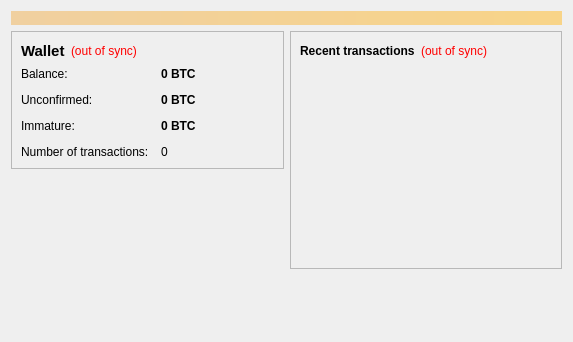
<?xml version="1.0" encoding="UTF-8"?>
<ui version="4.0">
 <class>OverviewPage</class>
 <widget class="QWidget" name="OverviewPage">
  <property name="geometry">
   <rect>
    <x>0</x>
    <y>0</y>
    <width>573</width>
    <height>342</height>
   </rect>
  </property>
  <property name="windowTitle">
   <string>Form</string>
  </property>
  <layout class="QVBoxLayout" name="topLayout">
   <item>
    <widget class="QLabel" name="labelAlerts">
     <property name="visible">
      <bool>false</bool>
     </property>
     <property name="styleSheet">
      <string notr="true">background-color: qlineargradient(x1: 0, y1: 0, x2: 1, y2: 0, stop:0 #F0D0A0, stop:1 #F8D488); color:#000000;</string>
     </property>
     <property name="wordWrap">
      <bool>true</bool>
     </property>
     <property name="margin">
      <number>3</number>
     </property>
    </widget>
   </item>
   <item>
    <layout class="QHBoxLayout" name="horizontalLayout" stretch="1,1">
     <item>
      <layout class="QVBoxLayout" name="verticalLayout_2">
       <item>
        <widget class="QFrame" name="frame">
         <property name="frameShape">
          <enum>QFrame::StyledPanel</enum>
         </property>
         <property name="frameShadow">
          <enum>QFrame::Raised</enum>
         </property>
         <layout class="QVBoxLayout" name="verticalLayout_4">
          <item>
           <layout class="QHBoxLayout" name="horizontalLayout_4">
            <item>
             <widget class="QLabel" name="label_5">
              <property name="font">
               <font>
                <pointsize>11</pointsize>
                <weight>75</weight>
                <bold>true</bold>
               </font>
              </property>
              <property name="text">
               <string>Wallet</string>
              </property>
             </widget>
            </item>
            <item>
             <widget class="QLabel" name="labelWalletStatus">
              <property name="toolTip">
               <string>The displayed information may be out of date. Your wallet automatically synchronizes with the Bytecoin network after a connection is established, but this process has not completed yet.</string>
              </property>
              <property name="styleSheet">
               <string notr="true">QLabel { color: red; }</string>
              </property>
              <property name="text">
               <string notr="true">(out of sync)</string>
              </property>
              <property name="alignment">
               <set>Qt::AlignLeading|Qt::AlignLeft|Qt::AlignVCenter</set>
              </property>
             </widget>
            </item>
            <item>
             <spacer name="horizontalSpacer_2">
              <property name="orientation">
               <enum>Qt::Horizontal</enum>
              </property>
              <property name="sizeHint" stdset="0">
               <size>
                <width>40</width>
                <height>20</height>
               </size>
              </property>
             </spacer>
            </item>
           </layout>
          </item>
          <item>
           <layout class="QFormLayout" name="formLayout_2">
            <property name="fieldGrowthPolicy">
             <enum>QFormLayout::AllNonFixedFieldsGrow</enum>
            </property>
            <property name="horizontalSpacing">
             <number>12</number>
            </property>
            <property name="verticalSpacing">
             <number>12</number>
            </property>
            <item row="0" column="0">
             <widget class="QLabel" name="label">
              <property name="text">
               <string>Balance:</string>
              </property>
             </widget>
            </item>
            <item row="0" column="1">
             <widget class="QLabel" name="labelBalance">
              <property name="font">
               <font>
                <weight>75</weight>
                <bold>true</bold>
               </font>
              </property>
              <property name="cursor">
               <cursorShape>IBeamCursor</cursorShape>
              </property>
              <property name="toolTip">
               <string>Your current balance</string>
              </property>
              <property name="text">
               <string notr="true">0 BTC</string>
              </property>
              <property name="textInteractionFlags">
               <set>Qt::LinksAccessibleByMouse|Qt::TextSelectableByKeyboard|Qt::TextSelectableByMouse</set>
              </property>
             </widget>
            </item>
            <item row="1" column="0">
             <widget class="QLabel" name="label_3">
              <property name="text">
               <string>Unconfirmed:</string>
              </property>
             </widget>
            </item>
            <item row="1" column="1">
             <widget class="QLabel" name="labelUnconfirmed">
              <property name="font">
               <font>
                <weight>75</weight>
                <bold>true</bold>
               </font>
              </property>
              <property name="cursor">
               <cursorShape>IBeamCursor</cursorShape>
              </property>
              <property name="toolTip">
               <string>Total of transactions that have yet to be confirmed, and do not yet count toward the current balance</string>
              </property>
              <property name="text">
               <string notr="true">0 BTC</string>
              </property>
              <property name="textInteractionFlags">
               <set>Qt::LinksAccessibleByMouse|Qt::TextSelectableByKeyboard|Qt::TextSelectableByMouse</set>
              </property>
             </widget>
            </item>
            <item row="3" column="0">
             <widget class="QLabel" name="label_2">
              <property name="text">
               <string>Number of transactions:</string>
              </property>
             </widget>
            </item>
            <item row="3" column="1">
             <widget class="QLabel" name="labelNumTransactions">
              <property name="toolTip">
               <string>Total number of transactions in wallet</string>
              </property>
              <property name="text">
               <string notr="true">0</string>
              </property>
             </widget>
            </item>
            <item row="2" column="0">
             <widget class="QLabel" name="labelImmatureText">
              <property name="text">
               <string>Immature:</string>
              </property>
             </widget>
            </item>
            <item row="2" column="1">
             <widget class="QLabel" name="labelImmature">
              <property name="font">
               <font>
                <weight>75</weight>
                <bold>true</bold>
               </font>
              </property>
              <property name="toolTip">
               <string>Mined balance that has not yet matured</string>
              </property>
              <property name="text">
               <string notr="true">0 BTC</string>
              </property>
              <property name="textInteractionFlags">
               <set>Qt::LinksAccessibleByMouse|Qt::TextSelectableByKeyboard|Qt::TextSelectableByMouse</set>
              </property>
             </widget>
            </item>
           </layout>
          </item>
         </layout>
        </widget>
       </item>
       <item>
        <spacer name="verticalSpacer">
         <property name="orientation">
          <enum>Qt::Vertical</enum>
         </property>
         <property name="sizeHint" stdset="0">
          <size>
           <width>20</width>
           <height>40</height>
          </size>
         </property>
        </spacer>
       </item>
      </layout>
     </item>
     <item>
      <layout class="QVBoxLayout" name="verticalLayout_3">
       <item>
        <widget class="QFrame" name="frame_2">
         <property name="frameShape">
          <enum>QFrame::StyledPanel</enum>
         </property>
         <property name="frameShadow">
          <enum>QFrame::Raised</enum>
         </property>
         <layout class="QVBoxLayout" name="verticalLayout">
          <item>
           <layout class="QHBoxLayout" name="horizontalLayout_2">
            <item>
             <widget class="QLabel" name="label_4">
              <property name="text">
               <string>&lt;b&gt;Recent transactions&lt;/b&gt;</string>
              </property>
             </widget>
            </item>
            <item>
             <widget class="QLabel" name="labelTransactionsStatus">
              <property name="toolTip">
               <string>The displayed information may be out of date. Your wallet automatically synchronizes with the Bytecoin network after a connection is established, but this process has not completed yet.</string>
              </property>
              <property name="styleSheet">
               <string notr="true">QLabel { color: red; }</string>
              </property>
              <property name="text">
               <string notr="true">(out of sync)</string>
              </property>
              <property name="alignment">
               <set>Qt::AlignRight|Qt::AlignTrailing|Qt::AlignVCenter</set>
              </property>
             </widget>
            </item>
            <item>
             <spacer name="horizontalSpacer">
              <property name="orientation">
               <enum>Qt::Horizontal</enum>
              </property>
              <property name="sizeHint" stdset="0">
               <size>
                <width>40</width>
                <height>20</height>
               </size>
              </property>
             </spacer>
            </item>
           </layout>
          </item>
          <item>
           <widget class="QListView" name="listTransactions">
            <property name="styleSheet">
             <string notr="true">QListView { background: transparent; }</string>
            </property>
            <property name="frameShape">
             <enum>QFrame::NoFrame</enum>
            </property>
            <property name="verticalScrollBarPolicy">
             <enum>Qt::ScrollBarAlwaysOff</enum>
            </property>
            <property name="horizontalScrollBarPolicy">
             <enum>Qt::ScrollBarAlwaysOff</enum>
            </property>
            <property name="selectionMode">
             <enum>QAbstractItemView::NoSelection</enum>
            </property>
           </widget>
          </item>
         </layout>
        </widget>
       </item>
       <item>
        <spacer name="verticalSpacer_2">
         <property name="orientation">
          <enum>Qt::Vertical</enum>
         </property>
         <property name="sizeHint" stdset="0">
          <size>
           <width>20</width>
           <height>40</height>
          </size>
         </property>
        </spacer>
       </item>
      </layout>
     </item>
    </layout>
   </item>
  </layout>
 </widget>
 <resources/>
 <connections/>
</ui>
